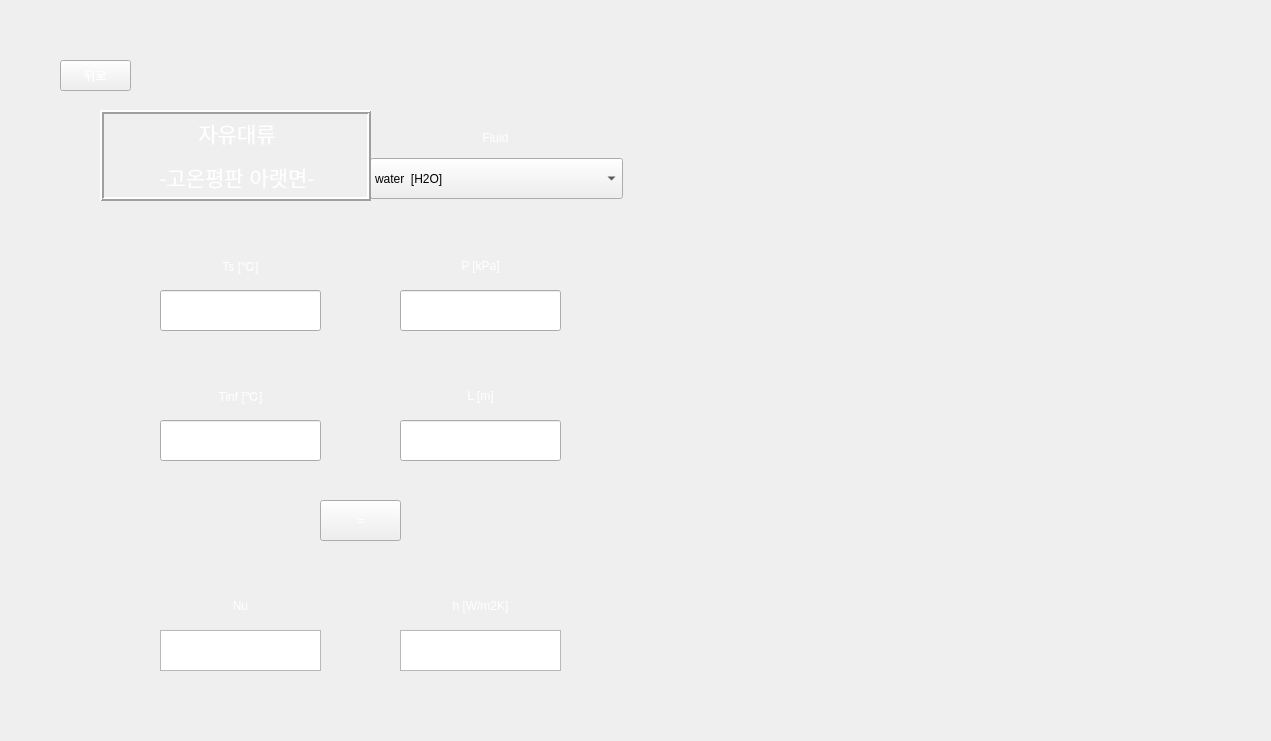
<?xml version="1.0" encoding="UTF-8"?>
<ui version="4.0">
 <class>Form</class>
 <widget class="QWidget" name="Form">
  <property name="geometry">
   <rect>
    <x>0</x>
    <y>0</y>
    <width>1271</width>
    <height>741</height>
   </rect>
  </property>
  <property name="minimumSize">
   <size>
    <width>996</width>
    <height>580</height>
   </size>
  </property>
  <property name="maximumSize">
   <size>
    <width>1271</width>
    <height>741</height>
   </size>
  </property>
  <property name="windowTitle">
   <string>Free Convection - Horizontal Plate</string>
  </property>
  <property name="styleSheet">
   <string notr="true">background-image: url(:/background/하얀거.png);</string>
  </property>
  <widget class="QLineEdit" name="T1">
   <property name="geometry">
    <rect>
     <x>160</x>
     <y>290</y>
     <width>161</width>
     <height>41</height>
    </rect>
   </property>
   <property name="styleSheet">
    <string notr="true">font: 14pt &quot;맑은 고딕&quot;;
background-image: url(:/background/하얀거.png);</string>
   </property>
  </widget>
  <widget class="QLabel" name="label_4">
   <property name="geometry">
    <rect>
     <x>400</x>
     <y>240</y>
     <width>161</width>
     <height>51</height>
    </rect>
   </property>
   <property name="styleSheet">
    <string notr="true">color: qlineargradient(spread:pad, x1:0, y1:1, x2:1, y2:0, stop:0 rgba(255, 255, 255, 255), stop:1 rgba(255, 255, 255, 255));
background-image: url(:/background/버튼2.png);
font: 20pt &quot;맑은 고딕&quot;;</string>
   </property>
   <property name="text">
    <string>P [kPa]</string>
   </property>
   <property name="alignment">
    <set>Qt::AlignCenter</set>
   </property>
  </widget>
  <widget class="QLineEdit" name="P">
   <property name="geometry">
    <rect>
     <x>400</x>
     <y>290</y>
     <width>161</width>
     <height>41</height>
    </rect>
   </property>
   <property name="styleSheet">
    <string notr="true">font: 14pt &quot;맑은 고딕&quot;;
background-image: url(:/background/하얀거.png);</string>
   </property>
  </widget>
  <widget class="QLabel" name="label">
   <property name="geometry">
    <rect>
     <x>160</x>
     <y>240</y>
     <width>161</width>
     <height>51</height>
    </rect>
   </property>
   <property name="styleSheet">
    <string notr="true">color: qlineargradient(spread:pad, x1:0, y1:1, x2:1, y2:0, stop:0 rgba(255, 255, 255, 255), stop:1 rgba(255, 255, 255, 255));
background-image: url(:/background/버튼2.png);
font: 20pt &quot;맑은 고딕&quot;;</string>
   </property>
   <property name="text">
    <string>Ts [℃]</string>
   </property>
   <property name="alignment">
    <set>Qt::AlignCenter</set>
   </property>
  </widget>
  <widget class="QLabel" name="label_3">
   <property name="geometry">
    <rect>
     <x>160</x>
     <y>370</y>
     <width>161</width>
     <height>51</height>
    </rect>
   </property>
   <property name="styleSheet">
    <string notr="true">color: qlineargradient(spread:pad, x1:0, y1:1, x2:1, y2:0, stop:0 rgba(255, 255, 255, 255), stop:1 rgba(255, 255, 255, 255));
background-image: url(:/background/버튼2.png);
font: 20pt &quot;맑은 고딕&quot;;</string>
   </property>
   <property name="text">
    <string>Tinf [℃]</string>
   </property>
   <property name="alignment">
    <set>Qt::AlignCenter</set>
   </property>
  </widget>
  <widget class="QLineEdit" name="T2">
   <property name="geometry">
    <rect>
     <x>160</x>
     <y>420</y>
     <width>161</width>
     <height>41</height>
    </rect>
   </property>
   <property name="styleSheet">
    <string notr="true">font: 14pt &quot;맑은 고딕&quot;;
background-image: url(:/background/하얀거.png);</string>
   </property>
  </widget>
  <widget class="QLabel" name="label_5">
   <property name="geometry">
    <rect>
     <x>400</x>
     <y>370</y>
     <width>161</width>
     <height>51</height>
    </rect>
   </property>
   <property name="styleSheet">
    <string notr="true">color: qlineargradient(spread:pad, x1:0, y1:1, x2:1, y2:0, stop:0 rgba(255, 255, 255, 255), stop:1 rgba(255, 255, 255, 255));
background-image: url(:/background/버튼2.png);
font: 20pt &quot;맑은 고딕&quot;;</string>
   </property>
   <property name="text">
    <string>L [m]</string>
   </property>
   <property name="alignment">
    <set>Qt::AlignCenter</set>
   </property>
  </widget>
  <widget class="QPushButton" name="check">
   <property name="geometry">
    <rect>
     <x>320</x>
     <y>500</y>
     <width>81</width>
     <height>41</height>
    </rect>
   </property>
   <property name="styleSheet">
    <string notr="true">QPushButton {
color: qlineargradient(spread:pad, x1:0, y1:1, x2:1, y2:0, stop:0 rgba(255, 255, 255, 255), stop:1 rgba(255, 255, 255, 255));
background-image: url(:/background/버튼2.png);
font: 20pt &quot;맑은 고딕&quot;;
}
QPushButton:hover{
border-image: url(:/background/버튼클릭2.png);
}</string>
   </property>
   <property name="text">
    <string>=</string>
   </property>
  </widget>
  <widget class="QLineEdit" name="L">
   <property name="geometry">
    <rect>
     <x>400</x>
     <y>420</y>
     <width>161</width>
     <height>41</height>
    </rect>
   </property>
   <property name="styleSheet">
    <string notr="true">font: 14pt &quot;맑은 고딕&quot;;
background-image: url(:/background/하얀거.png);</string>
   </property>
  </widget>
  <widget class="QPushButton" name="pushButton">
   <property name="geometry">
    <rect>
     <x>60</x>
     <y>60</y>
     <width>71</width>
     <height>31</height>
    </rect>
   </property>
   <property name="styleSheet">
    <string notr="true">QPushButton {
color: qlineargradient(spread:pad, x1:0, y1:1, x2:1, y2:0, stop:0 rgba(255, 255, 255, 255), stop:1 rgba(255, 255, 255, 255));
background-image: url(:/background/버튼2.png);
font: 14pt &quot;맑은 고딕&quot;;
}
QPushButton:hover{
border-image: url(:/background/버튼클릭2.png);
}</string>
   </property>
   <property name="text">
    <string>뒤로</string>
   </property>
  </widget>
  <widget class="QTextBrowser" name="textBrowser">
   <property name="geometry">
    <rect>
     <x>160</x>
     <y>630</y>
     <width>161</width>
     <height>41</height>
    </rect>
   </property>
   <property name="styleSheet">
    <string notr="true">font: 14pt &quot;맑은 고딕&quot;;
background-image: url(:/background/하얀거.png);</string>
   </property>
  </widget>
  <widget class="QTextBrowser" name="textBrowser_2">
   <property name="geometry">
    <rect>
     <x>400</x>
     <y>630</y>
     <width>161</width>
     <height>41</height>
    </rect>
   </property>
   <property name="styleSheet">
    <string notr="true">font: 14pt &quot;맑은 고딕&quot;;
background-image: url(:/background/하얀거.png);</string>
   </property>
  </widget>
  <widget class="QLabel" name="label_6">
   <property name="geometry">
    <rect>
     <x>160</x>
     <y>580</y>
     <width>161</width>
     <height>51</height>
    </rect>
   </property>
   <property name="styleSheet">
    <string notr="true">color: qlineargradient(spread:pad, x1:0, y1:1, x2:1, y2:0, stop:0 rgba(255, 255, 255, 255), stop:1 rgba(255, 255, 255, 255));
background-image: url(:/background/버튼2.png);
font: 20pt &quot;맑은 고딕&quot;;</string>
   </property>
   <property name="text">
    <string>Nu</string>
   </property>
   <property name="alignment">
    <set>Qt::AlignCenter</set>
   </property>
  </widget>
  <widget class="QLabel" name="label_8">
   <property name="geometry">
    <rect>
     <x>400</x>
     <y>580</y>
     <width>161</width>
     <height>51</height>
    </rect>
   </property>
   <property name="styleSheet">
    <string notr="true">color: qlineargradient(spread:pad, x1:0, y1:1, x2:1, y2:0, stop:0 rgba(255, 255, 255, 255), stop:1 rgba(255, 255, 255, 255));
background-image: url(:/background/버튼2.png);
font: 18pt &quot;맑은 고딕&quot;;</string>
   </property>
   <property name="text">
    <string>h [W/m2K]</string>
   </property>
   <property name="alignment">
    <set>Qt::AlignCenter</set>
   </property>
  </widget>
  <widget class="QLabel" name="label_7">
   <property name="geometry">
    <rect>
     <x>370</x>
     <y>112</y>
     <width>251</width>
     <height>51</height>
    </rect>
   </property>
   <property name="styleSheet">
    <string notr="true">color: qlineargradient(spread:pad, x1:0, y1:1, x2:1, y2:0, stop:0 rgba(255, 255, 255, 255), stop:1 rgba(255, 255, 255, 255));
background-image: url(:/background/버튼2.png);
font: 20pt &quot;맑은 고딕&quot;;</string>
   </property>
   <property name="text">
    <string>Fluid</string>
   </property>
   <property name="alignment">
    <set>Qt::AlignCenter</set>
   </property>
  </widget>
  <widget class="QLabel" name="label_9">
   <property name="geometry">
    <rect>
     <x>0</x>
     <y>0</y>
     <width>1271</width>
     <height>741</height>
    </rect>
   </property>
   <property name="styleSheet">
    <string notr="true">image: url(:/background/배경2.png);</string>
   </property>
   <property name="text">
    <string/>
   </property>
  </widget>
  <widget class="QLabel" name="label_10">
   <property name="geometry">
    <rect>
     <x>680</x>
     <y>50</y>
     <width>541</width>
     <height>641</height>
    </rect>
   </property>
   <property name="styleSheet">
    <string notr="true">image: url(:/background/fc horizontal plate2.png);</string>
   </property>
   <property name="text">
    <string/>
   </property>
  </widget>
  <widget class="QLabel" name="label_11">
   <property name="geometry">
    <rect>
     <x>710</x>
     <y>410</y>
     <width>491</width>
     <height>211</height>
    </rect>
   </property>
   <property name="styleSheet">
    <string notr="true">image: url(:/background/fc horizontal plate2-2.png);</string>
   </property>
   <property name="text">
    <string/>
   </property>
  </widget>
  <widget class="QComboBox" name="fluid_2">
   <property name="geometry">
    <rect>
     <x>370</x>
     <y>158</y>
     <width>253</width>
     <height>41</height>
    </rect>
   </property>
   <property name="styleSheet">
    <string notr="true">background-image: url(:/background/하얀거.png);
font: 11pt &quot;맑은 고딕&quot;;</string>
   </property>
   <item>
    <property name="text">
     <string>water  [H2O]</string>
    </property>
   </item>
   <item>
    <property name="text">
     <string>air</string>
    </property>
   </item>
   <item>
    <property name="text">
     <string>1-Butene  [C4H8]</string>
    </property>
   </item>
   <item>
    <property name="text">
     <string>Acetone  [C3H6O]</string>
    </property>
   </item>
   <item>
    <property name="text">
     <string>Ammonia  [NH3]</string>
    </property>
   </item>
   <item>
    <property name="text">
     <string>Argon  [Ar]</string>
    </property>
   </item>
   <item>
    <property name="text">
     <string>Benzene  [C6H6]</string>
    </property>
   </item>
   <item>
    <property name="text">
     <string>CarbonDioxide  [CO2]</string>
    </property>
   </item>
   <item>
    <property name="text">
     <string>CarbonMonoxide  [CO]</string>
    </property>
   </item>
   <item>
    <property name="text">
     <string>CarbonylSulfide  [COS]</string>
    </property>
   </item>
   <item>
    <property name="text">
     <string>CycloHexane  [C6H12]</string>
    </property>
   </item>
   <item>
    <property name="text">
     <string>CycloPropane  [C3H6]</string>
    </property>
   </item>
   <item>
    <property name="text">
     <string>Cyclopentane  [C5H10]</string>
    </property>
   </item>
   <item>
    <property name="text">
     <string>D4  [C8H24O4Si4]</string>
    </property>
   </item>
   <item>
    <property name="text">
     <string>D5  [C10H30O5Si5]</string>
    </property>
   </item>
   <item>
    <property name="text">
     <string>D6  [C12H36O6Si6]</string>
    </property>
   </item>
   <item>
    <property name="text">
     <string>Deuterium  [D2]</string>
    </property>
   </item>
   <item>
    <property name="text">
     <string>Dichloroethane  [C2Cl2H4]</string>
    </property>
   </item>
   <item>
    <property name="text">
     <string>DiethylEther  [C4H10O]</string>
    </property>
   </item>
   <item>
    <property name="text">
     <string>DimethylCarbonate  [C3H6O3]</string>
    </property>
   </item>
   <item>
    <property name="text">
     <string>DimethylEther  [C2H6O]</string>
    </property>
   </item>
   <item>
    <property name="text">
     <string>Ethane  [C2H6]</string>
    </property>
   </item>
   <item>
    <property name="text">
     <string>Ethanol  [C2H6O]</string>
    </property>
   </item>
   <item>
    <property name="text">
     <string>EthylBenzene  [C8H10]</string>
    </property>
   </item>
   <item>
    <property name="text">
     <string>Ethylene  [C2H4]</string>
    </property>
   </item>
   <item>
    <property name="text">
     <string>EthyleneOxide  [C2H4O]</string>
    </property>
   </item>
   <item>
    <property name="text">
     <string>Fluorine  [F2]</string>
    </property>
   </item>
   <item>
    <property name="text">
     <string>HFE143m  [C2F3H3O]</string>
    </property>
   </item>
   <item>
    <property name="text">
     <string>HeavyWater  [D2O]</string>
    </property>
   </item>
   <item>
    <property name="text">
     <string>Helium  [He]</string>
    </property>
   </item>
   <item>
    <property name="text">
     <string>Hydrogen  [H2]</string>
    </property>
   </item>
   <item>
    <property name="text">
     <string>HydrogenChloride  [ClH]</string>
    </property>
   </item>
   <item>
    <property name="text">
     <string>HydrogenSulfide  [H2S]</string>
    </property>
   </item>
   <item>
    <property name="text">
     <string>IsoButane  [C4H10]</string>
    </property>
   </item>
   <item>
    <property name="text">
     <string>IsoButene  [C4H8]</string>
    </property>
   </item>
   <item>
    <property name="text">
     <string>Isohexane  [C6H14]</string>
    </property>
   </item>
   <item>
    <property name="text">
     <string>Isopentane  [C5H12]</string>
    </property>
   </item>
   <item>
    <property name="text">
     <string>Krypton  [Kr]</string>
    </property>
   </item>
   <item>
    <property name="text">
     <string>MD2M  [C10H30O3Si4]</string>
    </property>
   </item>
   <item>
    <property name="text">
     <string>MD3M  [C12H36O4Si5]</string>
    </property>
   </item>
   <item>
    <property name="text">
     <string>MD4M  [C14H42O5Si6]</string>
    </property>
   </item>
   <item>
    <property name="text">
     <string>MDM  [C8H24O2Si3]</string>
    </property>
   </item>
   <item>
    <property name="text">
     <string>MM  [C6H18OSi2]</string>
    </property>
   </item>
   <item>
    <property name="text">
     <string>Methane  [CH4]</string>
    </property>
   </item>
   <item>
    <property name="text">
     <string>Methanol  [CH4O]</string>
    </property>
   </item>
   <item>
    <property name="text">
     <string>MethylLinoleate  [C19H34O2]</string>
    </property>
   </item>
   <item>
    <property name="text">
     <string>MethylLinolenate  [C19H32O2]</string>
    </property>
   </item>
   <item>
    <property name="text">
     <string>MethylOleate  [C19H36O2]</string>
    </property>
   </item>
   <item>
    <property name="text">
     <string>MethylPalmitate  [C17H34O2]</string>
    </property>
   </item>
   <item>
    <property name="text">
     <string>MethylStearate  [C19H38O2]</string>
    </property>
   </item>
   <item>
    <property name="text">
     <string>Neon  [Ne]</string>
    </property>
   </item>
   <item>
    <property name="text">
     <string>Neopentane  [C5H12]</string>
    </property>
   </item>
   <item>
    <property name="text">
     <string>Nitrogen  [N2]</string>
    </property>
   </item>
   <item>
    <property name="text">
     <string>NitrousOxide  [N2O]</string>
    </property>
   </item>
   <item>
    <property name="text">
     <string>Novec649  [C6F12O]</string>
    </property>
   </item>
   <item>
    <property name="text">
     <string>OrthoDeuterium</string>
    </property>
   </item>
   <item>
    <property name="text">
     <string>OrthoHydrogen</string>
    </property>
   </item>
   <item>
    <property name="text">
     <string>Oxygen  [O2]</string>
    </property>
   </item>
   <item>
    <property name="text">
     <string>ParaDeuterium</string>
    </property>
   </item>
   <item>
    <property name="text">
     <string>ParaHydrogen</string>
    </property>
   </item>
   <item>
    <property name="text">
     <string>Propylene  [C3H6]</string>
    </property>
   </item>
   <item>
    <property name="text">
     <string>Propyne  [C3H4]</string>
    </property>
   </item>
   <item>
    <property name="text">
     <string>R11</string>
    </property>
   </item>
   <item>
    <property name="text">
     <string>R113</string>
    </property>
   </item>
   <item>
    <property name="text">
     <string>R114</string>
    </property>
   </item>
   <item>
    <property name="text">
     <string>R115</string>
    </property>
   </item>
   <item>
    <property name="text">
     <string>R116</string>
    </property>
   </item>
   <item>
    <property name="text">
     <string>R12</string>
    </property>
   </item>
   <item>
    <property name="text">
     <string>R123</string>
    </property>
   </item>
   <item>
    <property name="text">
     <string>R1233zd(E)</string>
    </property>
   </item>
   <item>
    <property name="text">
     <string>R1234yf</string>
    </property>
   </item>
   <item>
    <property name="text">
     <string>R1234ze(E)</string>
    </property>
   </item>
   <item>
    <property name="text">
     <string>R1234ze(Z)</string>
    </property>
   </item>
   <item>
    <property name="text">
     <string>R124</string>
    </property>
   </item>
   <item>
    <property name="text">
     <string>R1243zf</string>
    </property>
   </item>
   <item>
    <property name="text">
     <string>R125</string>
    </property>
   </item>
   <item>
    <property name="text">
     <string>R13</string>
    </property>
   </item>
   <item>
    <property name="text">
     <string>R134a</string>
    </property>
   </item>
   <item>
    <property name="text">
     <string>R13l1</string>
    </property>
   </item>
   <item>
    <property name="text">
     <string>R14</string>
    </property>
   </item>
   <item>
    <property name="text">
     <string>R141b</string>
    </property>
   </item>
   <item>
    <property name="text">
     <string>R142b</string>
    </property>
   </item>
   <item>
    <property name="text">
     <string>R143a</string>
    </property>
   </item>
   <item>
    <property name="text">
     <string>R152A</string>
    </property>
   </item>
   <item>
    <property name="text">
     <string>R161</string>
    </property>
   </item>
   <item>
    <property name="text">
     <string>R21</string>
    </property>
   </item>
   <item>
    <property name="text">
     <string>R218</string>
    </property>
   </item>
   <item>
    <property name="text">
     <string>R22</string>
    </property>
   </item>
   <item>
    <property name="text">
     <string>R227EA</string>
    </property>
   </item>
   <item>
    <property name="text">
     <string>R23</string>
    </property>
   </item>
   <item>
    <property name="text">
     <string>R236EA</string>
    </property>
   </item>
   <item>
    <property name="text">
     <string>R236FA</string>
    </property>
   </item>
   <item>
    <property name="text">
     <string>R245ca</string>
    </property>
   </item>
   <item>
    <property name="text">
     <string>R245fa</string>
    </property>
   </item>
   <item>
    <property name="text">
     <string>R32</string>
    </property>
   </item>
   <item>
    <property name="text">
     <string>R365MFC</string>
    </property>
   </item>
   <item>
    <property name="text">
     <string>R40</string>
    </property>
   </item>
   <item>
    <property name="text">
     <string>R404A</string>
    </property>
   </item>
   <item>
    <property name="text">
     <string>R407C</string>
    </property>
   </item>
   <item>
    <property name="text">
     <string>R41</string>
    </property>
   </item>
   <item>
    <property name="text">
     <string>R410A</string>
    </property>
   </item>
   <item>
    <property name="text">
     <string>R507A</string>
    </property>
   </item>
   <item>
    <property name="text">
     <string>RC318</string>
    </property>
   </item>
   <item>
    <property name="text">
     <string>SES36</string>
    </property>
   </item>
   <item>
    <property name="text">
     <string>SulfurDioxide  [O2S]</string>
    </property>
   </item>
   <item>
    <property name="text">
     <string>SulfurHexafluoride  [F6S]</string>
    </property>
   </item>
   <item>
    <property name="text">
     <string>Toluene  [C7H8]</string>
    </property>
   </item>
   <item>
    <property name="text">
     <string>Xenon  [Xe]</string>
    </property>
   </item>
   <item>
    <property name="text">
     <string>cis-2-Butene  [C4H8]</string>
    </property>
   </item>
   <item>
    <property name="text">
     <string>m-Xylene  [C8H10]</string>
    </property>
   </item>
   <item>
    <property name="text">
     <string>n-Butane  [C4H10]</string>
    </property>
   </item>
   <item>
    <property name="text">
     <string>n-Decane  [C10H22]</string>
    </property>
   </item>
   <item>
    <property name="text">
     <string>n-Dodecane  [C12H26]</string>
    </property>
   </item>
   <item>
    <property name="text">
     <string>n-Heptane  [C7H16]</string>
    </property>
   </item>
   <item>
    <property name="text">
     <string>n-Hexane  [C6H14]</string>
    </property>
   </item>
   <item>
    <property name="text">
     <string>n-Nonane  [C9H20]</string>
    </property>
   </item>
   <item>
    <property name="text">
     <string>n-Octane  [C8H18]</string>
    </property>
   </item>
   <item>
    <property name="text">
     <string>n-Pentane  [C5H12]</string>
    </property>
   </item>
   <item>
    <property name="text">
     <string>n-Propane  [C3H8]</string>
    </property>
   </item>
   <item>
    <property name="text">
     <string>n-Undecane  [C11H24]</string>
    </property>
   </item>
   <item>
    <property name="text">
     <string>o-Xylene  [C8H10]</string>
    </property>
   </item>
   <item>
    <property name="text">
     <string>p-Xylene  [C8H10]</string>
    </property>
   </item>
   <item>
    <property name="text">
     <string>trans-2-Butene  [C4H8]</string>
    </property>
   </item>
  </widget>
  <widget class="QLabel" name="label_13">
   <property name="geometry">
    <rect>
     <x>100</x>
     <y>110</y>
     <width>271</width>
     <height>91</height>
    </rect>
   </property>
   <property name="styleSheet">
    <string notr="true">font: 10pt &quot;맑은 고딕&quot;;
color: rgb(255, 255, 255);
background-image: url(:/background/버튼2.png);</string>
   </property>
   <property name="frameShape">
    <enum>QFrame::Box</enum>
   </property>
   <property name="frameShadow">
    <enum>QFrame::Raised</enum>
   </property>
   <property name="lineWidth">
    <number>2</number>
   </property>
   <property name="text">
    <string>&lt;!DOCTYPE HTML PUBLIC &quot;-//W3C//DTD HTML 4.0//EN&quot; &quot;http://www.w3.org/TR/REC-html40/strict.dtd&quot;&gt;
&lt;html&gt;&lt;head&gt;&lt;meta name=&quot;qrichtext&quot; content=&quot;1&quot; /&gt;&lt;style type=&quot;text/css&quot;&gt;
p, li { white-space: pre-wrap; }
&lt;/style&gt;&lt;/head&gt;&lt;body style=&quot; font-family:'맑은 고딕'; font-size:10pt; font-weight:400; font-style:normal;&quot;&gt;
&lt;p align=&quot;center&quot; style=&quot; margin-top:12px; margin-bottom:12px; margin-left:0px; margin-right:0px; -qt-block-indent:0; text-indent:0px;&quot;&gt;&lt;span style=&quot; font-size:16pt;&quot;&gt;자유대류&lt;/span&gt;&lt;/p&gt;
&lt;p align=&quot;center&quot; style=&quot; margin-top:12px; margin-bottom:12px; margin-left:0px; margin-right:0px; -qt-block-indent:0; text-indent:0px;&quot;&gt;&lt;span style=&quot; font-size:16pt;&quot;&gt;-고온평판 아랫면-&lt;/span&gt;&lt;/p&gt;&lt;/body&gt;&lt;/html&gt;</string>
   </property>
   <property name="buddy">
    <cstring>pushButton</cstring>
   </property>
  </widget>
  <zorder>label_9</zorder>
  <zorder>label_4</zorder>
  <zorder>P</zorder>
  <zorder>label</zorder>
  <zorder>label_3</zorder>
  <zorder>T2</zorder>
  <zorder>label_5</zorder>
  <zorder>check</zorder>
  <zorder>L</zorder>
  <zorder>pushButton</zorder>
  <zorder>textBrowser</zorder>
  <zorder>textBrowser_2</zorder>
  <zorder>label_6</zorder>
  <zorder>label_8</zorder>
  <zorder>label_7</zorder>
  <zorder>label_10</zorder>
  <zorder>label_11</zorder>
  <zorder>T1</zorder>
  <zorder>fluid_2</zorder>
  <zorder>label_13</zorder>
 </widget>
 <resources>
  <include location="../resource/resources.qrc"/>
 </resources>
 <connections/>
</ui>
